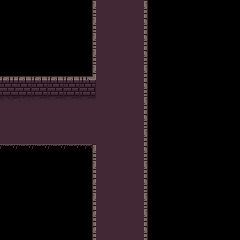

This game map was drawn from its Tiled (.tmx) file and the tilesets committed beside it. A one-line description and the trimmed map source follow:
An orthogonal 15x15 tile map with 16x16 px tiles, 2 tile layers (Capa de Patrones 1, Capa de patrones 2).

<map version="1.0" tiledversion="1.1.3" orientation="orthogonal" renderorder="right-down" width="15" height="15" tilewidth="16" tileheight="16" infinite="0" nextobjectid="1">
 <tileset firstgid="1" name="0x72_16x16DungeonTileset.v4" tilewidth="16" tileheight="16" tilecount="256" columns="16">
  <image source="0x72_16x16DungeonTileset.v4.png" width="256" height="256" />
 </tileset>
 <layer name="Capa de Patrones 1" width="15" height="15">
  <data>[225 cells, 63 non-empty, 4 distinct tile ids]</data>
 </layer>
 <layer name="Capa de patrones 2" width="15" height="15">
  <data>[225 cells, 42 non-empty, 11 distinct tile ids]</data>
 </layer>
</map>
